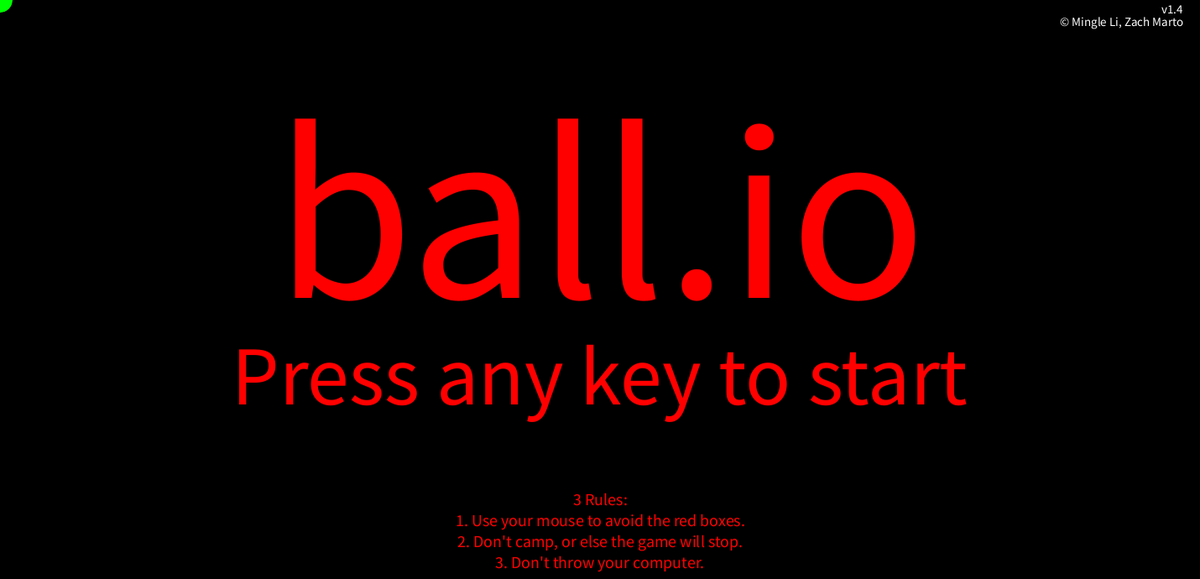
Frame 1 (no input)
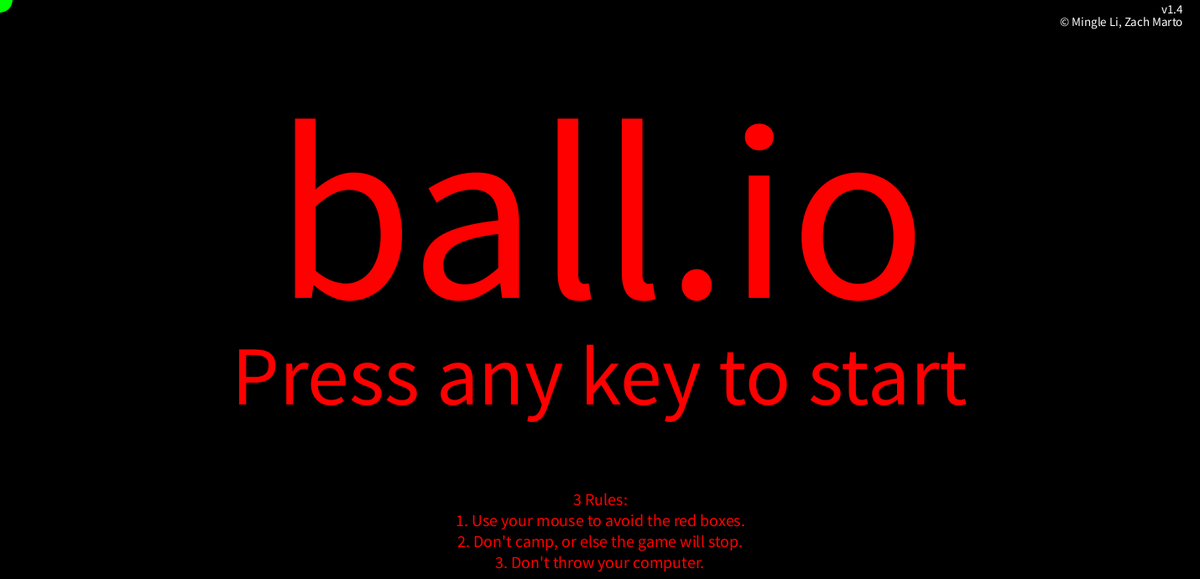
Frame 60 (the mouse pressed at the canvas centre just before this capture)
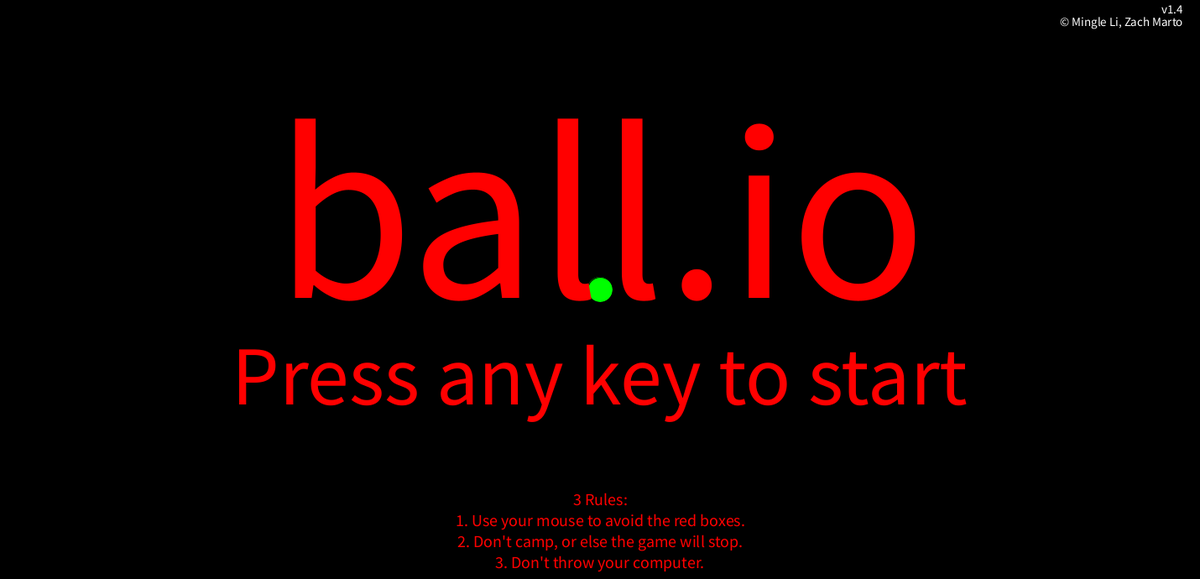
Frame 120 (the mouse held since frame 60 and released just before this capture)

The Processing sketch that drew these frames (run headless with seeded random() and noise(); from frame 60 on, the mouse is pressed at the canvas centre):

// Processing sketch: ball_io
// ── ball_io.pde
String VERSION = "v1.4";

//General
int widthX;
int heightY;
boolean started = false, collided = false;

//Box
int boxDim = 50;
ArrayList<Box> boxArray = new ArrayList<Box>();

//Ball
int ballDim = 30;
int safeRadius = 100;

//Counters
float frames = 0;
int score = 0;
int campingSec = 0;
int screen = 1;

void setup()
{   
  size(1430, 690);
  frameRate(60);
  widthX = width;
  heightY = height;
}

void draw()
{  
  background(0, 0, 0);
  //colors
  color green = color(0, 255, 0);
  color red = color(255, 0, 0);
  color white = color(255, 255, 255);

  //copyright + version
  textSize(15);
  fill(white);
  textAlign(RIGHT, TOP);
  text("© Mingle Li, Zach Marto", width - 20, 20);
  text(VERSION, width - 20, 5);

  switch(screen) {
  case 1: //home

    //circle
    fill(green);
    ellipse(mouseX, mouseY, ballDim, ballDim);

    //home text
    fill(red);
    textSize(300);
    textAlign(CENTER, CENTER);
    text("ball.io", width/2, height/2 - 100);

    fill(red);
    textSize(100);
    text("Press any key to start", width/2, height/2 + 100);

    textSize(20);
    text("3 Rules:", width/2, height/2 + 250);
    text("1. Use your mouse to avoid the red boxes.", width/2, height/2 + 275);
    text("2. Don't camp, or else the game will stop.", width/2, height/2 + 300);
    text("3. Don't throw your computer.", width/2, height/2 + 325);

    text("Good luck.", width/2, height/2 + 400);

    break;
  case 2: //playing / game over

    //circle
    fill(green);
    ellipse(mouseX, mouseY, ballDim, ballDim);

    //score
    fill(red);
    textSize(30);
    textAlign(LEFT, TOP);
    text("Score: " + score, 20, 20);
    fill(red);

    if (campingSec >= 5) {
      gameOver();
    }

    if (started) {
      for (Box box : boxArray) {

        if (checkCollision(box)) {
          collided = true;
          started = false;
        } else {
          if ( (box.y + boxDim) >= heightY) {
            // hit bottom, needs to bounce up 

            box.directionY = "up";
            box.y -= box.speed;
          } else if (box.y <= 0) {
            // hit rock top, needs to bounce down 
            box.directionY = "down";
            box.y += box.speed;
          } else {

            if (box.directionY == "up") {
              box.y -= box.speed;
            } else if (box.directionY == "down") {
              box.y += box.speed;
            }
          }

          if ( (box.x + boxDim) >= widthX ) {
            // hit right side, needs to bounce left
            box.directionX = "left";
            box.x -= box.speed;
          } else if ( box.x <= 0 ) {
            // hit left side, needs to bounce right
            box.directionX = "right";
            box.x += box.speed;
          } else {

            if (box.directionX == "left") {
              box.x -= box.speed;
            } else if (box.directionX == "right") {
              box.x += box.speed;
            }
          }

          //rectangle
          rect(box.x, box.y, boxDim, boxDim);
        }
      }

      if (frames % 300 == 0) {
        spawnBox();
      }

      if (frames % 60 == 0) {
        score++;
        campingSec++;
      }

      frames++;
    } else if (collided == true) {
      gameOver();
    } else {
      started = true;
    }

    break;
  }
}

boolean spawnBox() {
  boolean spawnOk = false;
  do {
    int x = (int) random(0, widthX - boxDim);
    int y = (int) random(0, heightY - boxDim);

    if (  (x < mouseX - safeRadius && x + boxDim < mouseX - safeRadius) || // if box is left of safe zone and doesn't extend into safe zone OR
      (x > mouseX + safeRadius) || // if box is right of safe zone OR
      (y < mouseY - safeRadius && y + boxDim < mouseY - safeRadius) || // if box is above safe zone and doesn't extend into safe zone OR
      (y > mouseY + safeRadius) // if box is below safe zone
      ) {
      boxArray.add( new Box((int) random(8, 16), x, y) );
      spawnOk = true;
    }
  } while (spawnOk == false);

  return true;
}

void gameOver() {
  collided = true;
  boxArray.clear();
  textSize(50);
  textAlign(CENTER, CENTER);
  text("Game Over!", width/2, height/2);
  text("Press R to restart.", width/2, height/2 + 50);
  campingSec = 0;
  started = false;
}

void mouseMoved() {
  campingSec = 0;
}

void keyReleased() {

  if (screen == 1) {
    screen = 2;
    started = true;
  } else {
    if (started == false && str(key).equals("r")) {
      score = 0;
      boxArray.add( new Box((int) random(10, 20), (int) random(0, widthX - boxDim), (int) random(0, heightY - boxDim)) );
      started = true;
    }
  }
}

boolean checkCollision(Box box) {
  int boxX = box.x;
  int boxY = box.y;
  boolean collided = false;

  //check if mouseX and mouseY are inside the box
  if (mouseX + 15 > boxX && mouseX - 15 < boxX + boxDim && mouseY + 15 > boxY && mouseY - 15 < boxY + boxDim) {
    collided = true;
  }
  return collided;
}

class Box {
  String directionX = "right";
  String directionY = "down";
  int speed, x, y;

  Box(int speed, int x, int y) {
    this.x = x;
    this.speed = speed;
    this.y = y;
  }

  void drawBox() {
    rect(x, y, boxDim, boxDim);
  }

  String getDirectionX() {
    return this.directionX;
  }

  void setDirectionX(String direction) {
    this.directionX = direction;
  }

  String getDirectionY() {
    return this.directionY;
  }

  void setDirectionY(String direction) {
    this.directionY = direction;
  }

  int getSpeed() {
    return speed;
  }
}
